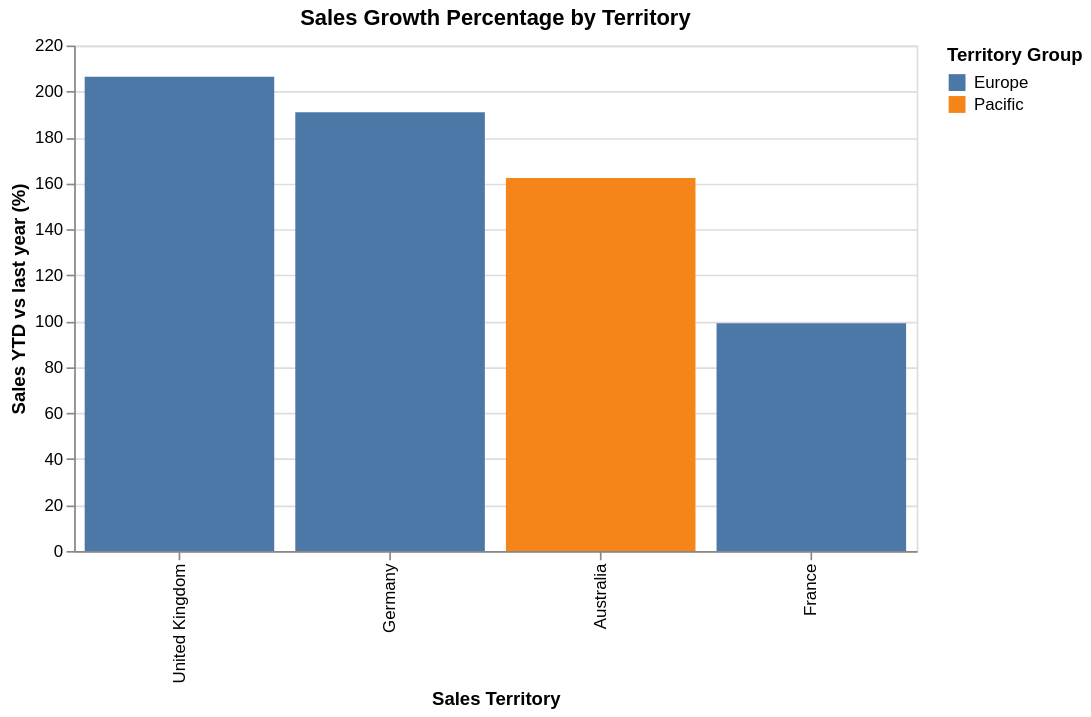

The notebook cell this image was saved under:
### Code cell
alt.Chart(df).mark_bar().encode(
    x=alt.X("name:N", title="Sales Territory", sort="-y"),
    y=alt.Y("sales_ytd_vs_last_year_pct:Q", title="Sales YTD vs last year (%)"),
    color=alt.Color("group:N", title="Territory Group"),
    tooltip=[
        "name",
        "CountryRegionCode",
        "group",
        alt.Tooltip("sales_ytd:Q", format=",.2f"),
        alt.Tooltip("sales_last_year:Q", format=",.2f"),
        alt.Tooltip("sales_ytd_vs_last_year_pct:Q", format=".2f")
    ]
).properties(
    title="Sales Growth Percentage by Territory",
    width=500,
    height=300
)

### Figure 1 — Vega-Lite specification as saved in the notebook (floating-point values rounded to 4 significant figures)
{"config": {"view": {"continuousWidth": 300, "continuousHeight": 300}}, "data": {"name": "data-489efa5cff10c6410be621cfbb00c827"}, "mark": {"type": "bar"}, "encoding": {"color": {"field": "group", "title": "Territory Group", "type": "nominal"}, "tooltip": [{"field": "name", "type": "nominal"}, {"field": "CountryRegionCode", "type": "nominal"}, {"field": "group", "type": "nominal"}, {"field": "sales_ytd", "format": ",.2f", "type": "quantitative"}, {"field": "sales_last_year", "format": ",.2f", "type": "quantitative"}, {"field": "sales_ytd_vs_last_year_pct", "format": ".2f", "type": "quantitative"}], "x": {"field": "name", "sort": "-y", "title": "Sales Territory", "type": "nominal"}, "y": {"field": "sales_ytd_vs_last_year_pct", "title": "Sales YTD vs last year (%)", "type": "quantitative"}}, "height": 300, "title": "Sales Growth Percentage by Territory", "width": 500, "$schema": "https://vega.github.io/schema/vega-lite/v5.20.1.json", "datasets": {"data-489efa5cff10c6410be621cfbb00c827": [{"territory_id": "0ad4c625-bb65-4376-8a41-0a65719b0db8", "name": "France", "CountryRegionCode": "FR", "group": "Europe", "sales_ytd": 4772000.0, "sales_last_year": 2397000.0, "cost_ytd": 0.0, "cost_last_year": 0.0, "sales_growth_pct": 99.14, "sales_ytd_vs_last_year_pct": 99.14}, {"territory_id": "25d73ad2-9e13-410b-8b0d-5f26e2b9e4f2", "name": "Germany", "CountryRegionCode": "DE", "group": "Europe", "sales_ytd": 3805000.0, "sales_last_year": 1308000.0, "cost_ytd": 0.0, "cost_last_year": 0.0, "sales_growth_pct": 190.9, "sales_ytd_vs_last_year_pct": 190.9}, {"territory_id": "2ac923e9-3043-4f5e-bae0-ad28089bf187", "name": "Australia", "CountryRegionCode": "AU", "group": "Pacific", "sales_ytd": 5978000.0, "sales_last_year": 2279000.0, "cost_ytd": 0.0, "cost_last_year": 0.0, "sales_growth_pct": 162.4, "sales_ytd_vs_last_year_pct": 162.4}, {"territory_id": "e0e3bac4-790e-4617-84b3-be0c2bdb7070", "name": "United Kingdom", "CountryRegionCode": "GB", "group": "Europe", "sales_ytd": 5013000.0, "sales_last_year": 1636000.0, "cost_ytd": 0.0, "cost_last_year": 0.0, "sales_growth_pct": 206.4, "sales_ytd_vs_last_year_pct": 206.4}]}}
